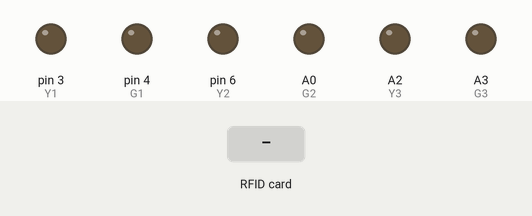
The sketch below on a simulated Arduino Uno, built with avr-gcc and run on an emulated ATmega328P. On the bench: output pins drawn as LEDs (lit = HIGH). Dashed ring = blinking. The test bench sets the inputs (shaded band). Pins used as bus, display or sensor lines are not drawn; what the sketch prints to the serial monitor is not drawn.

Above: at 1.3 s.
1.4 s: RFID card D3 13 8B F6 held to the reader
At 1.53 s:
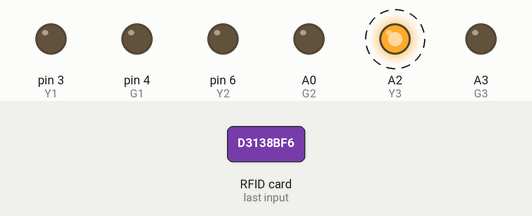
At 3.3 s:
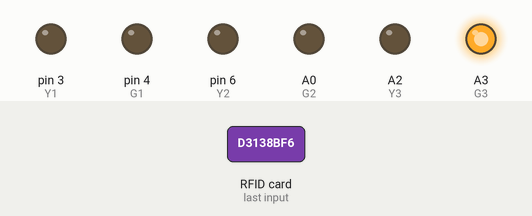
Timing chart, 0 to 9.4 s (numbered marks = the images above; inputs shaded):
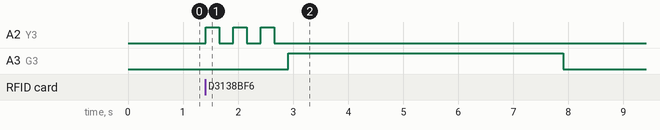

Measured:
- after the input at 1.4 s, A2 (Y3): alternates HIGH for 0.25 s and LOW for 0.25 s, 6 changes in all, then stays LOW, starting at once; A3 (G3): LOW → HIGH after 1.5 s, → LOW 5.0 s later

The sketch:

ambulance_detection.ino
```cpp
#include <SPI.h>
#include <MFRC522.h>

/*
  Smart Ambulance Traffic Control System
  --------------------------------------
  This Arduino program controls a 3-road traffic signal system.

  Features:
  - Detects authorized RFID ambulance tag
  - Receives detection signal from Python (computer vision)
  - Gives green signal priority to the detected road
*/


// -----------------------------
// RFID Reader Configuration
// -----------------------------
#define SDA1 10
#define SDA2 9
#define SDA3 8
#define RST_PIN 7

MFRC522 rfid1(SDA1, RST_PIN);
MFRC522 rfid2(SDA2, RST_PIN);
MFRC522 rfid3(SDA3, RST_PIN);


// -----------------------------
// Traffic Light Pins
// -----------------------------

// Road 1
#define R1 2
#define Y1 3
#define G1 4

// Road 2
#define R2 5
#define Y2 6
#define G2 A0

// Road 3
#define R3 A1
#define Y3 A2
#define G3 A3


// -----------------------------
// Authorized Ambulance RFID UID
// -----------------------------
byte authorizedUID[4] = {0xD3, 0x13, 0x8B, 0xF6};


// -----------------------------
// Setup
// -----------------------------
void setup() {

  Serial.begin(9600);
  SPI.begin();

  // Initialize RFID readers
  rfid1.PCD_Init();
  rfid2.PCD_Init();
  rfid3.PCD_Init();

  // Configure traffic light pins
  pinMode(R1, OUTPUT); pinMode(Y1, OUTPUT); pinMode(G1, OUTPUT);
  pinMode(R2, OUTPUT); pinMode(Y2, OUTPUT); pinMode(G2, OUTPUT);
  pinMode(R3, OUTPUT); pinMode(Y3, OUTPUT); pinMode(G3, OUTPUT);

  setAllRed();

  Serial.println("🚦 Smart Traffic System Ready");
}


// -----------------------------
// Main Loop
// -----------------------------
void loop() {

  // Priority 1: RFID Detection
  if (checkRFID(rfid1)) {
    Serial.println("✅ Authorized RFID detected on Road 1");
    activateSignal(1);
  }

  else if (checkRFID(rfid2)) {
    Serial.println("✅ Authorized RFID detected on Road 2");
    activateSignal(2);
  }

  else if (checkRFID(rfid3)) {
    Serial.println("✅ Authorized RFID detected on Road 3");
    activateSignal(3);
  }

  // Priority 2: Serial signal from Python vision system
  if (Serial.available() > 0) {

    char incoming = Serial.read();

    if (incoming == '1') {
      Serial.println("📩 Serial trigger → Road 1");
      activateSignal(1);
    }

    else if (incoming == '2') {
      Serial.println("📩 Serial trigger → Road 2");
      activateSignal(2);
    }

    else if (incoming == '3') {
      Serial.println("📩 Serial trigger → Road 3");
      activateSignal(3);
    }

    else {
      Serial.print("⚠️ Unknown input: ");
      Serial.println(incoming);
    }
  }
}


// -----------------------------
// Check RFID Tag
// -----------------------------
bool checkRFID(MFRC522 &rfid) {

  if (!rfid.PICC_IsNewCardPresent() || !rfid.PICC_ReadCardSerial())
    return false;

  Serial.print("Detected UID: ");

  for (byte i = 0; i < rfid.uid.size; i++) {
    Serial.print(rfid.uid.uidByte[i], HEX);
    Serial.print(" ");
  }

  Serial.println();

  // Check if UID matches authorized ambulance tag
  bool match = true;

  for (byte i = 0; i < 4; i++) {
    if (rfid.uid.uidByte[i] != authorizedUID[i]) {
      match = false;
      break;
    }
  }

  rfid.PICC_HaltA();

  return match;
}


// -----------------------------
// Activate Green Signal
// -----------------------------
void activateSignal(int road) {

  setAllRed();

  // Flash yellow before switching
  if (road == 1) flashYellow(Y1);
  else if (road == 2) flashYellow(Y2);
  else if (road == 3) flashYellow(Y3);

  switch (road) {

    case 1:
      digitalWrite(R1, LOW);
      digitalWrite(G1, HIGH);
      break;

    case 2:
      digitalWrite(R2, LOW);
      digitalWrite(G2, HIGH);
      break;

    case 3:
      digitalWrite(R3, LOW);
      digitalWrite(G3, HIGH);
      break;
  }

  delay(5000);   // Allow ambulance to pass
  setAllRed();
}


// -----------------------------
// Set All Signals to Red
// -----------------------------
void setAllRed() {

  digitalWrite(R1, HIGH); digitalWrite(Y1, LOW); digitalWrite(G1, LOW);
  digitalWrite(R2, HIGH); digitalWrite(Y2, LOW); digitalWrite(G2, LOW);
  digitalWrite(R3, HIGH); digitalWrite(Y3, LOW); digitalWrite(G3, LOW);
}


// -----------------------------
// Flash Yellow Warning
// -----------------------------
void flashYellow(int yellowPin) {

  for (int i = 0; i < 3; i++) {

    digitalWrite(yellowPin, HIGH);
    delay(250);

    digitalWrite(yellowPin, LOW);
    delay(250);
  }
}
```
